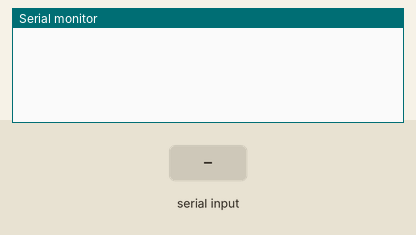
Simulated run of this sketch. Board: Arduino Uno, built with avr-gcc and run on an emulated ATmega328P. Shown: the last lines printed to the serial monitor. Inputs (shaded band) come from the test bench.

Above: at 1.2 s.
1.3 s: ",\n" received over Serial
At 1.9 s:
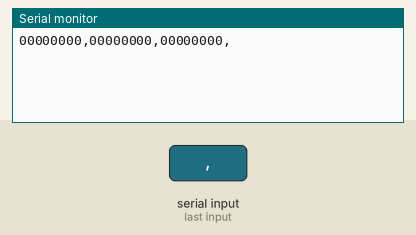
2.8 s: "90,45\n" received over Serial
At 3.2 s:
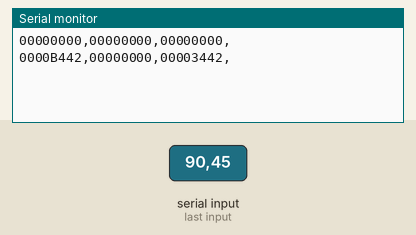
4.3 s: "30,150\n" received over Serial
At 5.5 s:
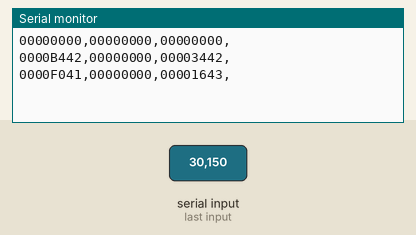
5.8 s: "5\n" received over Serial
At 6.5 s:
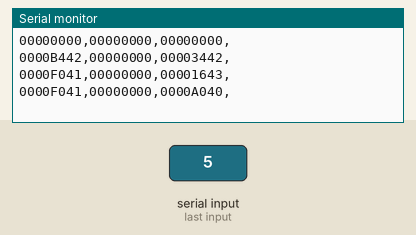
7.3 s: "90\n" received over Serial
At 7.7 s:
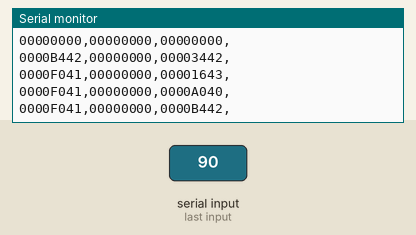
8.8 s: "1,90,45\n" received over Serial
At 10.2 s:
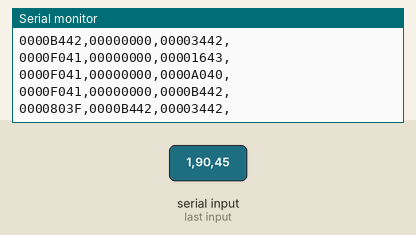

The sketch:

Float_Array_Two.ino
```cpp
#include <Wire.h>
#include "CommunicationUtils.h"

int numVars = 3;
float serialinarray[3];
float serialoutarray[3];
int serialcount = 0;

void setup()
{
  // start serial port at 9600 bps:
  Serial.begin(9600);
}

void loop()
{
  //Only read if you've got adequate data
  //No need to perform a serialEvent because we don't need multiple processes here. We
  //literally just need to perform some calculations on the Arduino and send it back.
  if (Serial.available()) {
    String message = Serial.readStringUntil('\n');
    parseMessage(message);
    for (int idx = 0;idx < 3;idx++){
      serialoutarray[idx] = serialinarray[idx];
    }
    serialPrintFloatArr(serialoutarray,numVars);
    Serial.println("\r\n");
    Serial.flush(); //wait for outgoing data to go out
  }
}

void parseMessage(String inmessage) {
  String current_val;
  int ctr = 0;
  for (int idx = 0;idx<inmessage.length();idx++){
    if (inmessage[idx] == ',') {
      serialinarray[ctr] = current_val.toFloat();
      current_val = "";
      ctr++;
    }
    else {
      current_val+=inmessage[idx];
    }
  }
  serialinarray[2] = current_val.toFloat(); //Need to get the last one
}
```

Measured:
- after the input at 1.3 s, the serial monitor: prints a new line at once (image 1)
- after the input at 2.8 s, the serial monitor: prints a new line at once (image 2)
- after the input at 4.3 s, the serial monitor: prints a new line at once (image 3)
- after the input at 5.8 s, the serial monitor: prints a new line at once (image 4)
- after the input at 7.3 s, the serial monitor: prints a new line at once (image 5)
- after the input at 8.8 s, the serial monitor: prints a new line at once (image 6)
